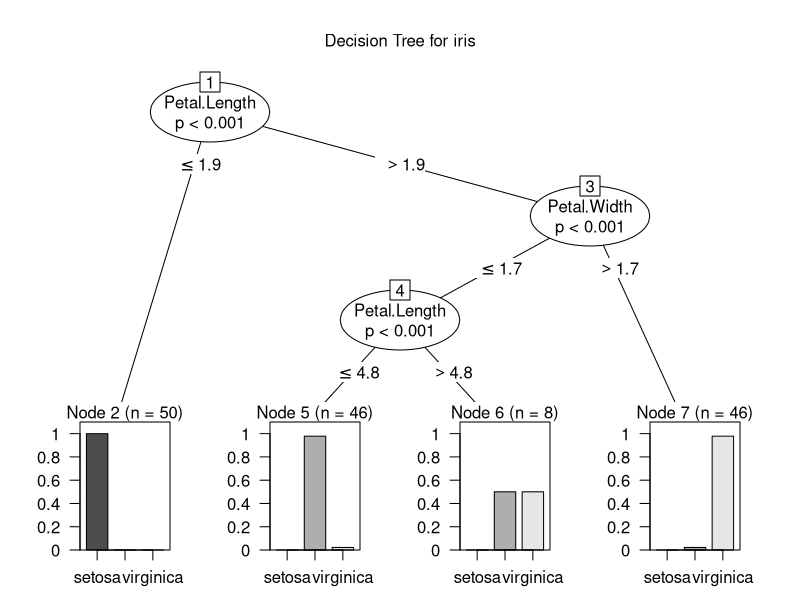

Write R code to recreate this figure.
data("iris")
str(iris)
ind=sample(150,110)
#150: The number of samples or rows in the dataset (in this case, the iris dataset contains 150 rows).
#110: The number of samples you want to randomly select.

iris_train=iris[ind,]
iris_test=iris[-ind,]
iris_train_label=iris[ind,5]
iris_test_lable=iris[-ind,5]
install.packages("party")
#target=
library(party)
tree=ctree(Species ~.,iris)
plot(tree,main="Decision Tree for iris")
